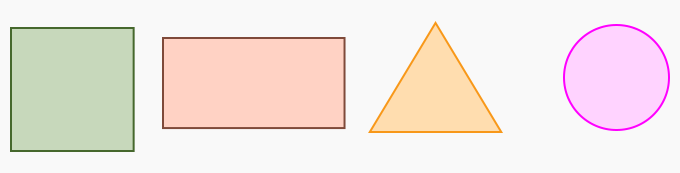
#> input picture Prerequisites/shapes.png, 680 x 173 px
$ python 'Chapter 8.py'
#> lines starting #> are read from the running program, lines starting #| are printed output that depends on the picture; after the words box and inside, x2 and y2 are one past the last pixel; in counts of white or black regions, pixels touching at a corner belong together; long printed decimals are rounded
# -*- coding: utf-8 -*-
"""
Created on Fri Nov  5 15:47:12 2021

@author: laksh
"""

import cv2
import numpy as np

def getContours(imgNew):
    contours, hierarchy = cv2.findContours(imgNew, cv2.RETR_EXTERNAL, cv2.CHAIN_APPROX_NONE)
    for cnt in contours:
        area = cv2.contourArea(cnt)
        print(area)

        if(area>500):
            cv2.drawContours(img, cnt, -1, (255, 0, 0), 3)
            peri = cv2.arcLength(cnt, True)
            print(peri)
            approx = cv2.approxPolyDP(cnt, 0.02*peri, True)
            print(len(approx))
            objCor = len(approx)
            x, y, w, h= cv2.boundingRect(approx)

            cv2.rectangle(img, (x, y), (x+w, y+h), (0, 255, 0), 2)

            if objCor ==3:
                objType = "Triangle"
            elif objCor==4:
                aspRation = w/float(h)
                if aspRation > 0.95 and aspRation <1.05:
                    objType = "Square"
                else:
                    objType = "Rectangle"
            elif objCor>4:
                objType = "Circle"
            else:
                objType = "None"
            cv2.putText(img, objType, (x + (w//2)-10, y +(h//2)-10), cv2.FONT_HERSHEY_COMPLEX, 0.5, (0, 255, 0), 2)

img = cv2.imread("./shapes.png")
#> img is the input picture: shape (173, 680, 3); mean B, G, R 225.4, 230.5, 241.8

imgGray = cv2.cvtColor(img, cv2.COLOR_BGR2GRAY)
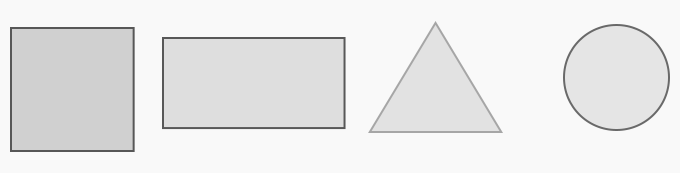
#> imgGray: shape (173, 680); min 87, max 249, mean 233.3
imgBlur = cv2.GaussianBlur(imgGray, (7, 7), 1)
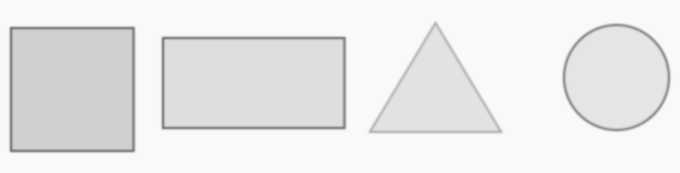
#> imgBlur: shape (173, 680); min 116, max 249, mean 233.3
imgCanny = cv2.Canny(imgBlur, 50, 50)
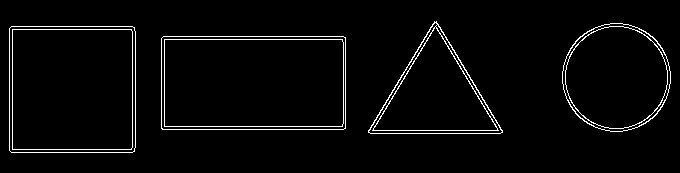
#> imgCanny: shape (173, 680); 3.1% white in thin lines or dots, all inside (x1, y1, x2, y2) = (9, 21, 671, 153)

getContours(imgCanny)
#> in getContours, `contours, hierarchy = cv2.findContours(imgNew, cv2.RETR_EXTERNAL, cv2...`: contours = 4 contours; box (x1, y1, x2, y2) and area: (161, 36, 346, 130) 17106, (9, 26, 136, 153) 15860, (562, 23, 671, 132) 9162, (368, 21, 503, 134) 7772
#> the loop in getContours, `for cnt in contours:` made 4 passes
#> (area, peri, approx, objCor, x, y, w, h) on passes 1 to 2: (17106.5, 551.1, [[161, 38], [162, 129], [345, 128], [343, 36]], 4, 161, 36, 185, 94), (15860, 499.3, [[11, 26], [9, 150], [134, 151], [134, 27]], 4, 9, 26, 126, 126)
#> (area, peri, approx, objCor, x, y, w, h) on pass 4: (7772, 414.3, [[368, 130], [502, 132], [436, 21]], 3, 368, 21, 135, 112)
#| 17106.5
#| 551.071
#| 4
#| 15860.0
#| 499.314
#| 4
#| 9162.0
#| 359.362
#| 8
#| 7772.0
#> (further printed lines are left out)
#> after the loop in getContours, `for cnt in contours:`:
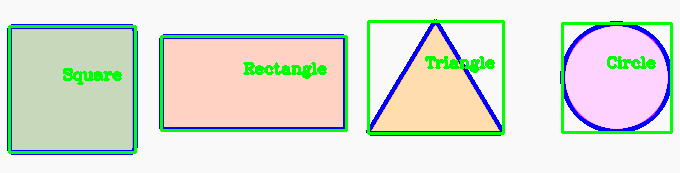
#> img: shape (173, 680, 3); 10.78% of pixels changed, all inside (x1, y1, x2, y2) = (7, 19, 673, 155)

cv2.imshow("Result", imgCanny)
cv2.imshow("Contours", img)

cv2.waitKey(0)
cv2.destroyAllWindows()

$ run again, with Prerequisites/cards.jpg saved as Prerequisites/shapes.png
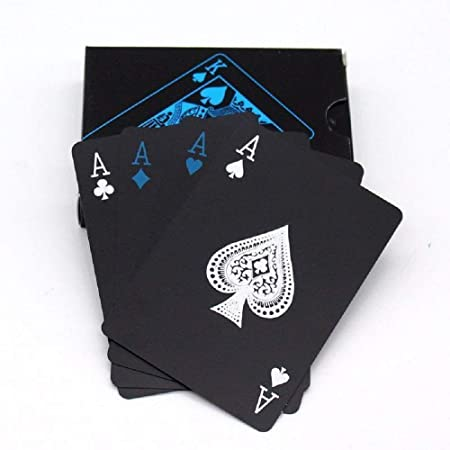
#> input picture Prerequisites/cards.jpg, 450 x 450 px
#> img is the input picture: shape (450, 450, 3); mean B, G, R 163.9, 158.9, 158.5
#> `imgCanny = cv2.Canny(imgBlur, 50, 50)`:
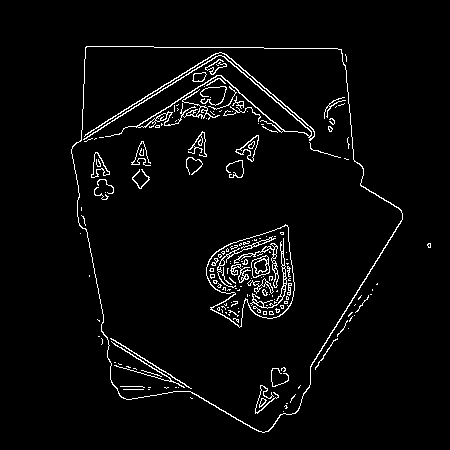
#> imgCanny: shape (450, 450); 3.5% white in thin lines or dots, all inside (x1, y1, x2, y2) = (71, 46, 431, 433)
#> contours = 21 contours, 20 with area under 20; largest, box (x1, y1, x2, y2) and area: (71, 46, 403, 433) 93744
#> the loop in getContours, `for cnt in contours:` made 21 passes
#> (area, peri, objCor, x, y, w, h, objType) on pass 21: (93744.5, 1294.5, 6, 86, 46, 317, 386, 'Circle')
#> (printed output is left out)
#> after the loop in getContours, `for cnt in contours:`:
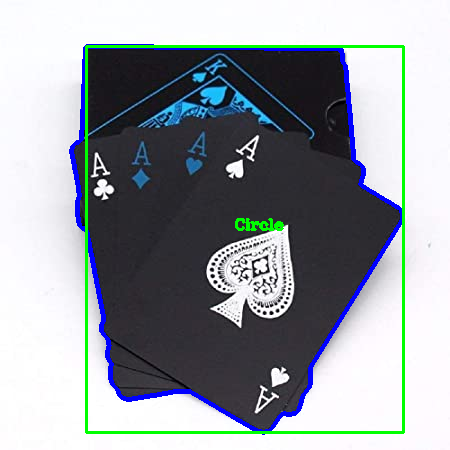
#> img: shape (450, 450, 3); 4.7% of pixels changed, all inside (x1, y1, x2, y2) = (69, 44, 405, 435)
